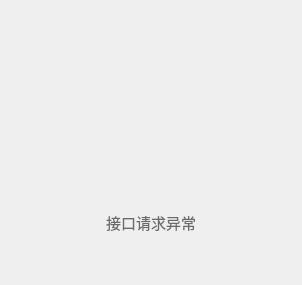
                   <widget class="QWidget" name="page_error">
                    <property name="styleSheet">
                     <string notr="true">background-color: rgb(239, 239, 239);</string>
                    </property>
                    <layout class="QHBoxLayout" name="horizontalLayout_10">
                     <item>
                      <spacer name="horizontalSpacer_12">
                       <property name="orientation">
                        <enum>Qt::Horizontal</enum>
                       </property>
                       <property name="sizeHint" stdset="0">
                        <size>
                         <width>40</width>
                         <height>20</height>
                        </size>
                       </property>
                      </spacer>
                     </item>
                     <item>
                      <widget class="QWidget" name="widget_3" native="true">
                       <property name="minimumSize">
                        <size>
                         <width>0</width>
                         <height>0</height>
                        </size>
                       </property>
                       <property name="maximumSize">
                        <size>
                         <width>5555555</width>
                         <height>16777215</height>
                        </size>
                       </property>
                       <layout class="QVBoxLayout" name="verticalLayout_9">
                        <property name="spacing">
                         <number>0</number>
                        </property>
                        <property name="leftMargin">
                         <number>0</number>
                        </property>
                        <property name="topMargin">
                         <number>0</number>
                        </property>
                        <property name="rightMargin">
                         <number>0</number>
                        </property>
                        <property name="bottomMargin">
                         <number>0</number>
                        </property>
                        <item>
                         <widget class="QLabel" name="label_10">
                          <property name="minimumSize">
                           <size>
                            <width>200</width>
                            <height>200</height>
                           </size>
                          </property>
                          <property name="maximumSize">
                           <size>
                            <width>200</width>
                            <height>200</height>
                           </size>
                          </property>
                          <property name="styleSheet">
                           <string notr="true">border-image: url(:/lib/error2.png);</string>
                          </property>
                          <property name="text">
                           <string/>
                          </property>
                         </widget>
                        </item>
                        <item>
                         <widget class="QLabel" name="label_11">
                          <property name="font">
                           <font>
                            <family>OPPOSans B</family>
                            <pointsize>11</pointsize>
                           </font>
                          </property>
                          <property name="styleSheet">
                           <string notr="true">color: rgb(106, 106, 106);</string>
                          </property>
                          <property name="text">
                           <string>接口请求异常</string>
                          </property>
                          <property name="alignment">
                           <set>Qt::AlignCenter</set>
                          </property>
                         </widget>
                        </item>
                        <item>
                         <spacer name="verticalSpacer">
                          <property name="orientation">
                           <enum>Qt::Vertical</enum>
                          </property>
                          <property name="sizeHint" stdset="0">
                           <size>
                            <width>20</width>
                            <height>40</height>
                           </size>
                          </property>
                         </spacer>
                        </item>
                       </layout>
                      </widget>
                     </item>
                     <item>
                      <spacer name="horizontalSpacer_13">
                       <property name="orientation">
                        <enum>Qt::Horizontal</enum>
                       </property>
                       <property name="sizeHint" stdset="0">
                        <size>
                         <width>40</width>
                         <height>20</height>
                        </size>
                       </property>
                      </spacer>
                     </item>
                    </layout>
                   </widget>
